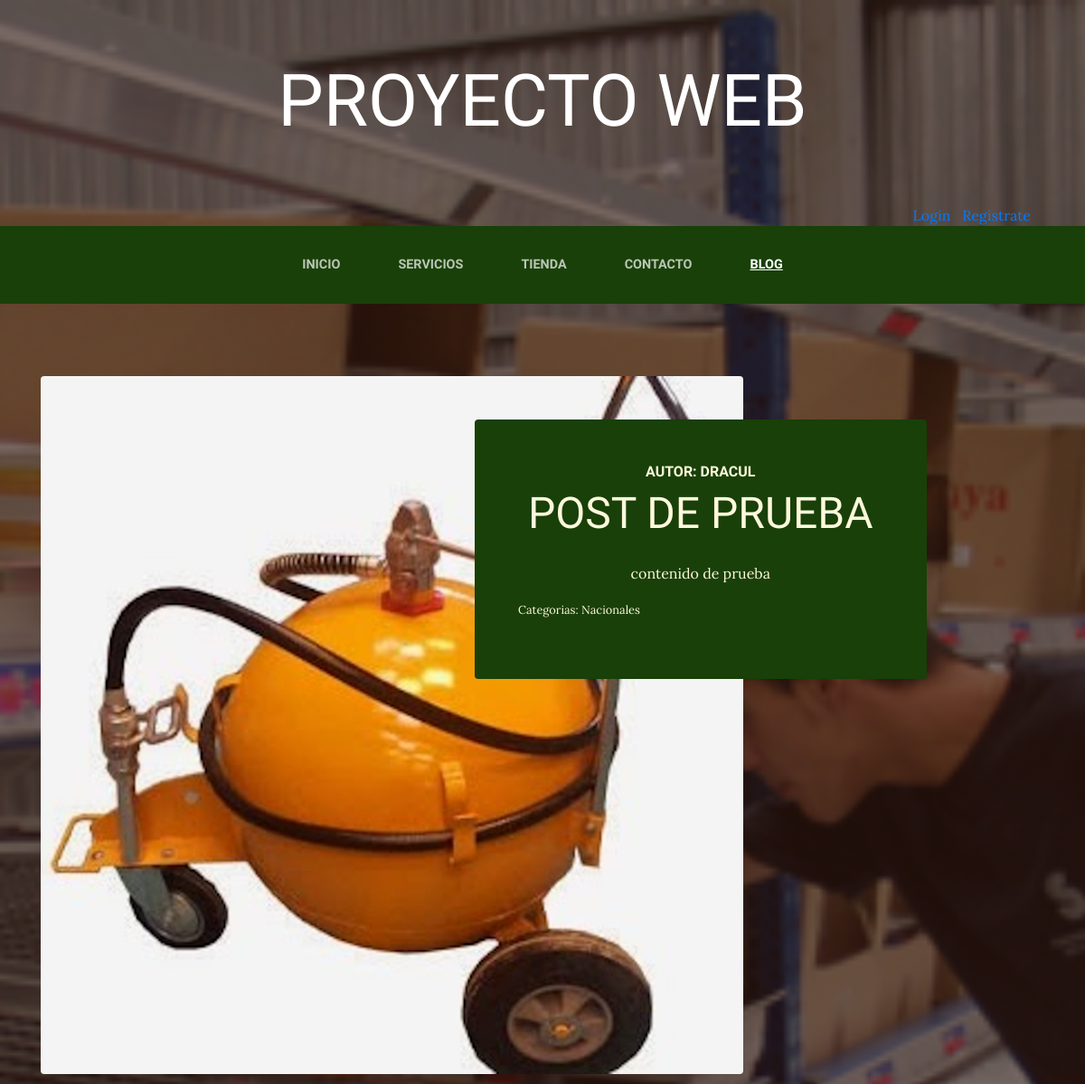
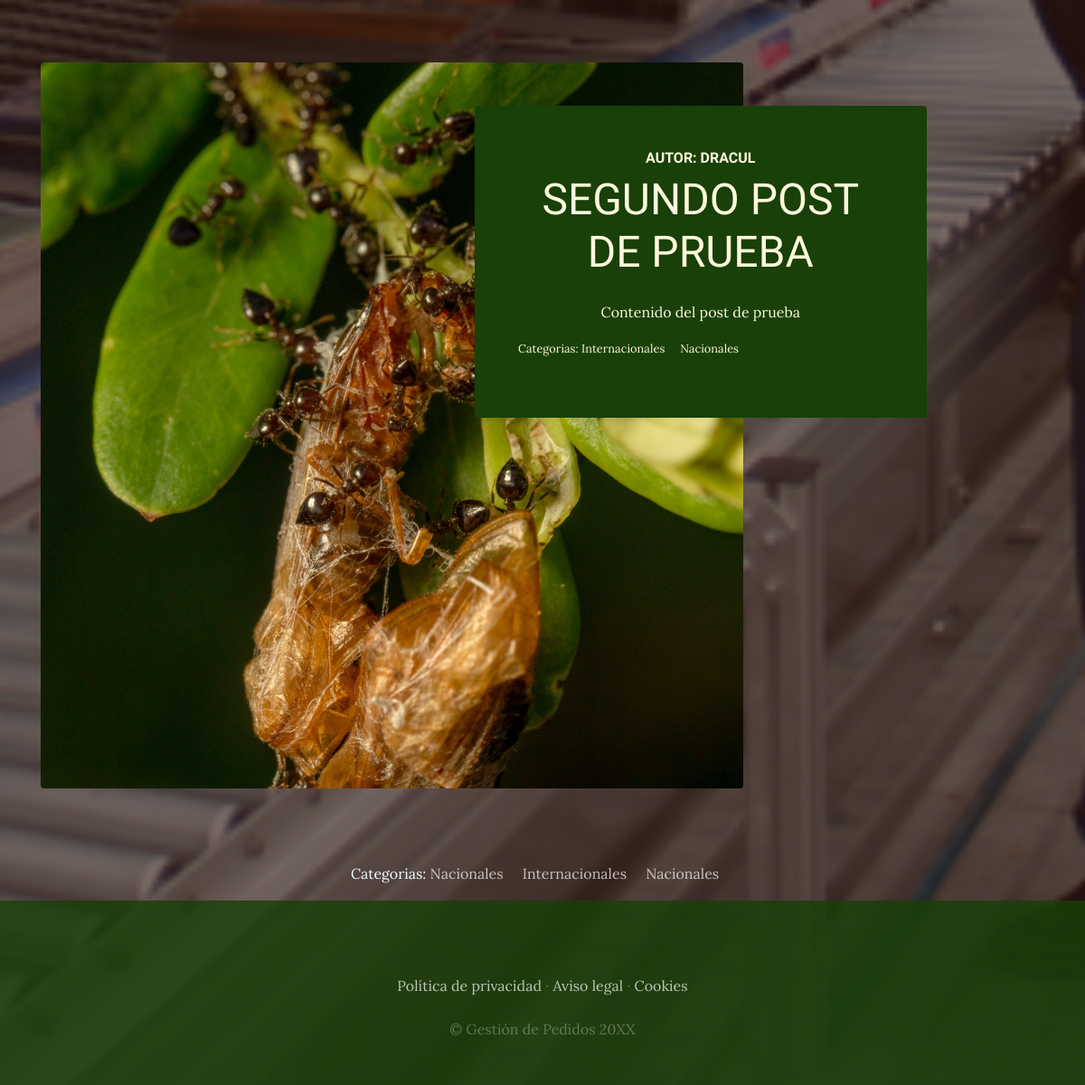
Screenshot of /blog/categoria/2/ with the database file from the repository (2 pictures, top to bottom).
### blog_app/models.py (models this page shows, shortened)
class Post(models.Model):
    titulo = models.CharField(max_length=50)
    contenido = models.CharField(max_length=50)
    imagen = models.ImageField(upload_to='blog', null=True, blank=True)
    autor = models.ForeignKey(User, on_delete=models.CASCADE)
    categorias =models.ManyToManyField(Categoria)
    created = models.DateTimeField(auto_now_add=True)
    updated = models.DateTimeField(auto_now_add=True)
    class Meta:
        verbose_name = 'post'
        verbose_name_plural = 'posts'

class Categoria(models.Model):
    nombre = models.CharField(max_length=50)
    created = models.DateTimeField(auto_now_add=True)
    updated = models.DateTimeField(auto_now_add=True)
    class Meta:
        verbose_name = 'categoria'
        verbose_name_plural = 'categorias'

### blog_app/views.py (the view)
# urls.py: path('categoria/<int:categoria_id>/', views.categoria, name='categoria')
def categoria(request, categoria_id):
    categoria = Categoria.objects.get(id=categoria_id)
    posts = Post.objects.filter(categorias = categoria)
    return render(request, 'blog_app/categoria.html',{
        'categoria':categoria,
        'posts':posts
    })

### carro_app/context_processor.py (called while the page is built)
def importe_total_carro(request):
    total = 0
    '''if request.user.is_authenticated:
     for key, value in request.session["carro"].items():
            total += (float(value["precio"]))'''
    return {
        "importe_total_carro": total
    }

### blog_app/templates/blog_app/categoria.html
{% extends "proyecto_web_app/layout.html" %}
{% block content %}
{% load static %}
    {% for post in posts %}
    <section class="page-section clearfix">
        <div class="container">
        <div class="intro">
            <img class="intro-img img-fluid mb-3 mb-lg-0 rounded" src="{{post.imagen.url}}" alt="" style="width: 70%;">
            <div class="intro-text left-0text-center bg-faded p-5 rounded" style="text-align: center;">
            <h2 class="section-heading mb-4" >
                <span class="section-heading-upper">Autor: {{post.autor}}</span>
                <span class="section-heading-lower">{{post.titulo}}</span>
            </h2>
            <p class="mb-3">{{post.contenido}}
            </p>
            <div style="text-align: left; font-size: 80%;">
                <p>Categorias:
                    {% for categoria in post.categorias.all %}
                        {{categoria.nombre}} &nbsp; &nbsp;
                    {% endfor %}
                </p>
            </div>
            </div>
        </div>
        </div>
    </section>
    {% endfor %}
    <section>
        <div style=" width: 75%; margin: auto; text-align: center;">
            <p style="color: azure;">
                Categorias:
                {% for post in posts %}
                    {% for categoria in post.categorias.all %}
                        <a href="{% url 'categoria' categoria.id %}" class="link">{{categoria.nombre}}</a> &nbsp; &nbsp;
                    {% endfor %}
                {% endfor %}
            </p>
        </div>
    </section>
{% endblock %}

### proyecto_web_app/static/proyecto_web_app/css/gestion.css (style rules this page uses)
body { font-family: 'Lora'; background: linear-gradient(rgba(47, 23, 15, 0.65), rgba(47, 23, 15, 0.65)), url("../img/bg_main.jpg"); background-attachment: fixed; background-position: center; background-size: cover; }
h1, h2, h3, h4, h5, h6 { font-family: 'Raleway'; }
p { line-height: 1.75; }
.page-section { margin-top: 5rem; margin-bottom: 5rem; }
.section-heading { text-transform: uppercase; }
.section-heading .section-heading-upper { display: block; font-size: 1rem; font-weight: 800; padding-bottom:.5rem; }
.section-heading .section-heading-lower { display: block; font-size: 3rem; font-weight: 100; }
.bg-faded { background-color: rgba(255, 255, 255, 0.85); }
.intro { position: relative; }
@media (min-width: 992px) { .intro .intro-img { width: 75%; float: left; } }
@media (min-width: 992px) { .intro .intro-text { width: 60%; margin-top: 3rem; margin-left: 30rem; background-color: rgba(24, 64, 8); color: cornsilk; position: absolute; } }
@media (min-width: 1200px) { .intro .intro-text { width: 45%; } }
a.link { color: rgba(255, 255, 255, 0.7); }

### rows the page displays
Post: imagen (picture), autor "DRACUL", titulo "POST DE PRUEBA", contenido "contenido de prueba"
Categoria: nombre "Nacionales"
Post: imagen (picture), autor "DRACUL", titulo "SEGUNDO POST DE PRUEBA", contenido "Contenido del post de prueba"
Categoria: nombre "Internacionales"
